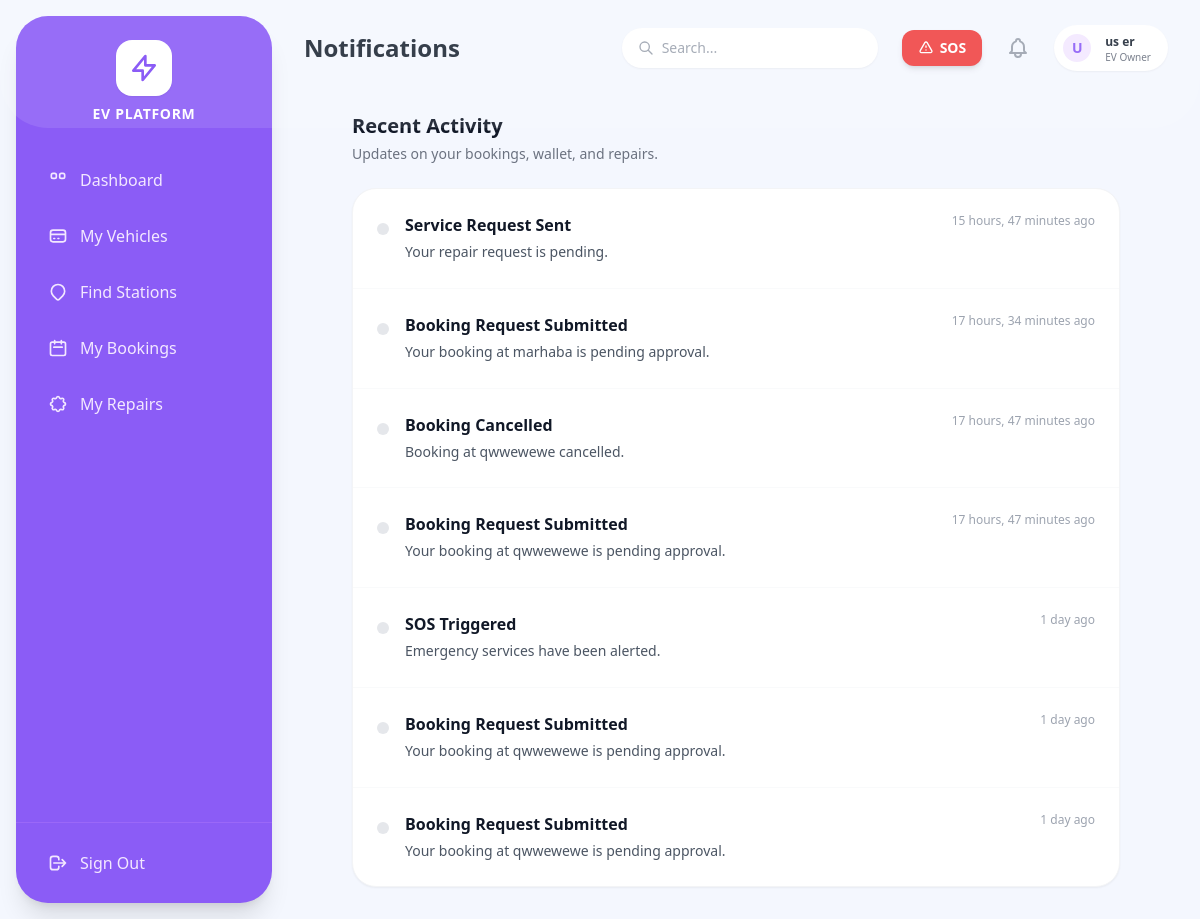
Page /owner/notifications/ (signed in) on the committed database.
### accounts/models.py (models this page shows, shortened)
class User(AbstractUser):
    class RoleChoices(models.TextChoices):
        ADMIN = 'ADMIN', 'Admin'
        EV_OWNER = 'EV_OWNER', 'EV Owner'
        STATION_OPERATOR = 'STATION_OPERATOR', 'Charging Station Operator'
        SERVICE_CENTER = 'SERVICE_CENTER', 'Service Center'
        DELIVERY_PARTNER = 'DELIVERY_PARTNER', 'Delivery Partner'
    role = models.CharField(max_length=20, choices=RoleChoices.choices, default=RoleChoices.EV_OWNER)
    phone_number = models.CharField(max_length=15, unique=True, blank=True, null=True)
    is_approved = models.BooleanField(default=False)
    email_verified = models.BooleanField(default=False) # For optional email verification

### owner/models.py (models this page shows)
class Notification(models.Model):
    user = models.ForeignKey(settings.AUTH_USER_MODEL, on_delete=models.CASCADE, related_name='owner_notifications')
    title = models.CharField(max_length=255)
    message = models.TextField()
    is_read = models.BooleanField(default=False)
    created_at = models.DateTimeField(auto_now_add=True)
    class Meta:
        ordering = ['-created_at']

### owner/views.py (the view)
# urls.py: path('notifications/', views.notifications_view, name='notification_list'),
@login_required
@role_required('EV_OWNER')
def notifications_view(request):
    notes = Notification.objects.filter(user=request.user)
    notes.filter(is_read=False).update(is_read=True) # Auto mark as read when viewed
    paginator = Paginator(notes, 15)
    return render(request, 'owner/notifications.html', {'notifications': paginator.get_page(request.GET.get('page'))})

### notifications/context_processors.py (called while the page is built)
def unread_count(request):
    if request.user.is_authenticated:
        count = request.user.notifications.filter(is_read=False).count()
        return {'unread_notifications_count': count}
    return {'unread_notifications_count': 0}

### owner/templates/owner/notifications.html (shortened to what this page needs)
{% extends 'base.html' %}
{% block header_title %}Notifications{% endblock %}
{% block content %}
<div class="max-w-3xl mx-auto">
    <div class="flex justify-between items-center mb-6">
        <div>
            <h2 class="text-xl font-bold text-gray-900">Recent Activity</h2>
            <p class="text-sm text-gray-500 mt-1">Updates on your bookings, wallet, and repairs.</p>
        </div>
    </div>
    <div class="bg-white rounded-[1.5rem] shadow-sm border border-gray-100 overflow-hidden">
        <div class="divide-y divide-gray-50">
            {% for note in notes|default:notifications %}
            <div class="p-6 transition hover:bg-gray-50 flex gap-4">
                <div class="mt-1">
                    {% if not note.is_read %}
                        <span class="w-3 h-3 bg-[#8b5cf6] rounded-full inline-block mt-1"></span>
                    {% else %}
                        <span class="w-3 h-3 bg-gray-200 rounded-full inline-block mt-1"></span>
                    {% endif %}
                </div>
                <div class="flex-1">
                    <div class="flex justify-between items-start mb-1">
                        <h4 class="font-bold text-gray-900 {% if not note.is_read %}text-black{% endif %}">{{ note.title }}</h4>
                        <span class="text-xs text-gray-400 font-medium whitespace-nowrap ml-4">{{ note.created_at|timesince }} ago</span>
                    </div>
                    <p class="text-sm text-gray-600 leading-relaxed">{{ note.message }}</p>
                </div>
            </div>
            {% endfor %}
        </div>
    </div>
</div>
{% endblock %}

### templates/base.html (shortened to what this page needs)
<!DOCTYPE html>
<html lang="en">
<head>
    <script src="https://cdn.tailwindcss.com"></script>
</head>
<body class="flex h-screen font-sans text-gray-800 antialiased overflow-hidden">
    <aside id="mobile-sidebar" class="fixed md:static inset-y-0 left-0 z-50 w-64 bg-[#8b5cf6] text-white flex flex-col sidebar-hidden md:transform-none md:my-4 md:ml-4 md:rounded-[2rem] shadow-xl overflow-hidden">
        <div class="flex items-center justify-between md:justify-center mt-6 mb-8 px-6 md:px-0 z-10">
            <div class="flex flex-col items-center">
                <div class="bg-white text-[#8b5cf6] p-3 rounded-2xl mb-2 shadow-sm flex items-center justify-center">
                    <svg class="h-8 w-8" fill="none" stroke="currentColor" viewBox="0 0 24 24"><path stroke-linecap="round" stroke-linejoin="round" stroke-width="2" d="M13 10V3L4 14h7v7l9-11h-7z"></path></svg>
                </div>
                <h2 class="font-bold tracking-wider text-sm uppercase hidden md:block">EV Platform</h2>
            </div>
        </div>
        <nav class="flex-1 px-4 overflow-y-auto hide-scrollbar z-10 pb-4">
            <ul class="space-y-2">
                {% if request.user.role == 'EV_OWNER' %}
                <li><a href="{% url 'owner_dashboard' %}" class="flex items-center space-x-3 px-4 py-3 rounded-xl text-purple-100 hover:bg-white hover:bg-opacity-10 transition font-medium"><svg class="w-5 h-5" fill="none" stroke="currentColor" viewBox="0 0 24 24"><path stroke-linecap="round" stroke-linejoin="round" stroke-width="2" d="M4 6a2 2 0 012-2h2a2 2 0 012 2v2a2 2 0 01-2 2H6a2 2 0 01-2-2V6zM14 6a2 2 0 012-2h2a2 2 0 012 2v2a2 2 0 01-2 2h-2a2 2 0 01-2-2V6z"></path></svg><span>Dashboard</span></a></li>
                <li><a href="{% url 'owner_vehicle_list' %}" class="flex items-center space-x-3 px-4 py-3 rounded-xl text-purple-100 hover:bg-white hover:bg-opacity-10 transition font-medium"><svg class="w-5 h-5" fill="none" stroke="currentColor" viewBox="0 0 24 24"><path stroke-linecap="round" stroke-linejoin="round" stroke-width="2" d="M3 10h18M7 15h1m4 0h1m-7 4h12a3 3 0 003-3V8a3 3 0 00-3-3H6a3 3 0 00-3 3v8a3 3 0 003 3z"></path></svg><span>My Vehicles</span></a></li>
                <li><a href="{% url 'browse_stations' %}" class="flex items-center space-x-3 px-4 py-3 rounded-xl text-purple-100 hover:bg-white hover:bg-opacity-10 transition font-medium"><svg class="w-5 h-5" fill="none" stroke="currentColor" viewBox="0 0 24 24"><path stroke-linecap="round" stroke-linejoin="round" stroke-width="2" d="M17.657 16.657L13.414 20.9a1.998 1.998 0 01-2.827 0l-4.244-4.243a8 8 0 1111.314 0z"></path></svg><span>Find Stations</span></a></li>
                <li><a href="{% url 'booking_list' %}" class="flex items-center space-x-3 px-4 py-3 rounded-xl text-purple-100 hover:bg-white hover:bg-opacity-10 transition font-medium"><svg class="w-5 h-5" fill="none" stroke="currentColor" viewBox="0 0 24 24"><path stroke-linecap="round" stroke-linejoin="round" stroke-width="2" d="M8 7V3m8 4V3m-9 8h10M5 21h14a2 2 0 002-2V7a2 2 0 00-2-2H5a2 2 0 00-2 2v12a2 2 0 002 2z"></path></svg><span>My Bookings</span></a></li>
                <li><a href="{% url 'owner_service_dashboard' %}" class="flex items-center space-x-3 px-4 py-3 rounded-xl text-purple-100 hover:bg-white hover:bg-opacity-10 transition font-medium"><span>My Repairs</span></a></li>
                {% endif %}
            </ul>
        </nav>
        <div class="p-4 z-10 border-t border-purple-400 border-opacity-30">
            <form method="post" action="{% url 'logout' %}">
                <button type="submit" class="w-full flex items-center space-x-3 px-4 py-3 rounded-xl text-purple-100 hover:bg-white hover:text-red-500 hover:bg-opacity-10 transition font-medium">
                    <svg class="w-5 h-5" fill="none" stroke="currentColor" viewBox="0 0 24 24"><path stroke-linecap="round" stroke-linejoin="round" stroke-width="2" d="M17 16l4-4m0 0l-4-4m4 4H7m6 4v1a3 3 0 01-3 3H6a3 3 0 01-3-3V7a3 3 0 013-3h4a3 3 0 013 3v1"></path></svg>
                    <span>Sign Out</span>
                </button>
            </form>
        </div>
    </aside>
    <div class="flex-1 flex flex-col h-full overflow-hidden">
        <header class="h-20 bg-transparent flex items-center justify-between px-4 md:px-8 z-10 pt-4 md:pt-6 pb-2">
            <div class="flex items-center">
                <h1 class="text-xl md:text-2xl font-bold text-gray-800 truncate">
                    {% block header_title %}Dashboard{% endblock %}
                </h1>
            </div>
            <div class="flex items-center space-x-3 md:space-x-6">
                <div class="hidden lg:block relative w-64">
                    <input type="text" placeholder="Search..." class="w-full bg-white rounded-full py-2.5 pl-10 pr-4 shadow-sm border-none focus:ring-2 focus:ring-[#8b5cf6] text-sm text-gray-600 outline-none">
                    <svg class="w-4 h-4 text-gray-400 absolute left-4 top-3" fill="none" stroke="currentColor" viewBox="0 0 24 24"><path stroke-linecap="round" stroke-linejoin="round" stroke-width="2" d="M21 21l-6-6m2-5a7 7 0 11-14 0 7 7 0 0114 0z"></path></svg>
                </div>
                {% if request.user.role == 'EV_OWNER' %}
                <form method="post" action="{% url 'trigger_sos' %}" class="inline-block" onsubmit="return confirm('Are you sure you want to trigger an Emergency SOS? This will alert all service centers.');">
                    <button type="submit" class="bg-red-500 text-white px-4 py-2 rounded-xl font-bold text-sm shadow-md hover:bg-red-600 animate-pulse flex items-center transition">
                        <svg class="w-4 h-4 mr-1.5" fill="none" stroke="currentColor" viewBox="0 0 24 24"><path stroke-linecap="round" stroke-linejoin="round" stroke-width="2" d="M12 9v2m0 4h.01m-6.938 4h13.856c1.54 0 2.502-1.667 1.732-3L13.732 4c-.77-1.333-2.694-1.333-3.464 0L3.34 16c-.77 1.333.192 3 1.732 3z"></path></svg>
                        SOS
                    </button>
                </form>
                {% endif %}
                <div class="relative group">
                    <a href="{% url 'notification_list' %}" class="relative p-2 text-gray-400 hover:text-gray-500">
                    </a>
                </div>
                <a href="{% url 'profile_view' %}" class="flex items-center space-x-3 bg-white pl-1.5 pr-4 py-1.5 rounded-full shadow-sm border border-gray-100 hover:bg-purple-50 transition border-transparent hover:border-purple-200 cursor-pointer group">
                    <div class="h-8 w-8 rounded-full bg-purple-100 flex items-center justify-center text-[#8b5cf6] font-bold uppercase text-sm border-2 border-white">
                        {{ request.user.username|make_list|first }}
                    </div>
                    <div class="hidden md:block text-left">
                        <p class="text-xs font-bold text-gray-800 group-hover:text-[#8b5cf6] transition">{{ request.user.get_full_name|default:request.user.username }}</p>
                        <p class="text-[10px] text-gray-500 leading-none mt-0.5">{{ request.user.get_role_display }}</p>
                    </div>
                </a>
            </div>
        </header>
        <main class="flex-1 overflow-x-hidden overflow-y-auto p-4 md:p-8 hide-scrollbar">
            {% block content %}
            {% endblock %}
        </main>
    </div>
</body>
</html>

### templates/base.html (style rules this page uses)
body { font-family: 'Poppins', sans-serif; background-color: #f4f7fe; }
#mobile-sidebar { transition: transform 0.3s ease-in-out; }
.sidebar-hidden { transform: translateX(-100%); }
.hide-scrollbar { -ms-overflow-style: none; scrollbar-width: none; }

### rows in the picture
User: user.username|make_list "U", user.get_full_name "us er", user.role "EV Owner"
Notification: is_read False (drawn), title "Service Request Sent", created_at "15 hours, 47 minutes", message "Your repair request is pending."
Notification: is_read False (drawn), title "Booking Request Submitted", created_at "17 hours, 34 minutes", message "Your booking at marhaba is pending approval."
Notification: is_read False (drawn), title "Booking Cancelled", created_at "17 hours, 47 minutes", message "Booking at qwwewewe cancelled."
Notification: is_read False (drawn), title "Booking Request Submitted", created_at "17 hours, 47 minutes", message "Your booking at qwwewewe is pending approval."
Notification: is_read False (drawn), title "SOS Triggered", created_at "1 day", message "Emergency services have been alerted."
Notification: is_read False (drawn), title "Booking Request Submitted", created_at "1 day", message "Your booking at qwwewewe is pending approval."
Notification: is_read False (drawn), title "Booking Request Submitted", created_at "1 day", message "Your booking at qwwewewe is pending approval."
